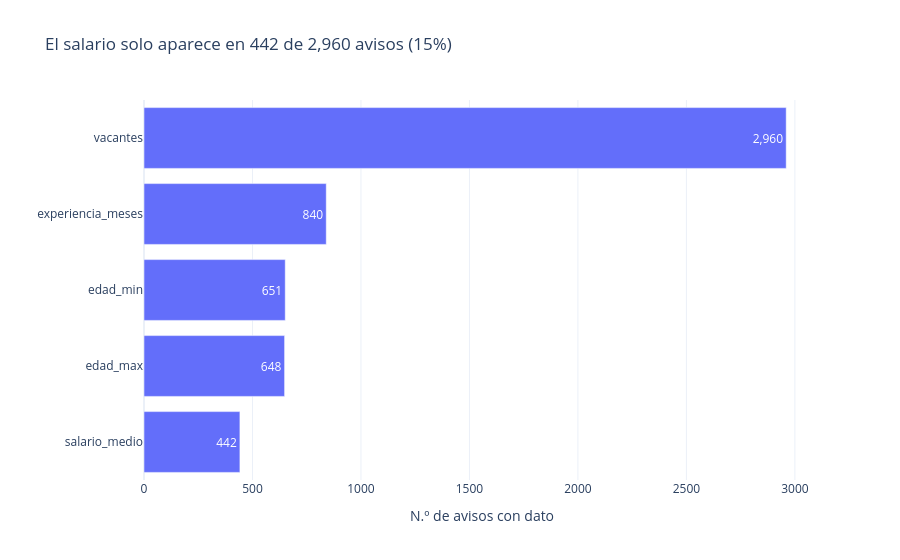

This figure's notebook cell:
### Markdown cell above
### 7.2 Estadísticos descriptivos de las variables numéricas
La **asimetría** indica hacia qué lado se estira la distribución: un valor mayor a 1 significa una cola larga de valores altos. En ese caso la mediana representa mejor el valor típico que la media.

### Code cell
numericas = ["vacantes", "salario_medio", "experiencia_meses", "edad_min", "edad_max"]

descriptivos = limpio[numericas].describe().T
descriptivos["asimetria"] = limpio[numericas].skew()
descriptivos = descriptivos.round(1).rename_axis("variable").rename(columns={
    "count": "avisos con dato", "mean": "media", "std": "desv. estándar", "min": "mínimo",
    "25%": "Q1", "50%": "mediana", "75%": "Q3", "max": "máximo"})   # count = avisos con la variable, no la suma
display(descriptivos)

# Avisos con dato en cada variable numérica: cuántos datos respaldan cada estadístico
con_dato = descriptivos["avisos con dato"].sort_values()
fig = px.bar(x=con_dato.values, y=con_dato.index, orientation="h", text=con_dato.values,
             title=f"El salario solo aparece en {con_dato['salario_medio']:,.0f} de {len(limpio):,} avisos "
                   f"({con_dato['salario_medio'] / len(limpio):.0%})",
             labels={"x": "N.º de avisos con dato", "y": ""})
fig.update_traces(texttemplate="%{text:,.0f}")
fig.show()

salario = limpio["salario_medio"]
interpretar(f"El salario de los {salario.count()} avisos que lo publican tiene mediana de B/. {salario.median():,.0f} y media de "
            f"B/. {salario.mean():,.0f}: la media es mayor porque unos pocos salarios altos estiran la distribución "
            f"(asimetría {salario.skew():.1f}), así que se usa la **mediana**. En vacantes, la columna «avisos con dato» cuenta avisos, no plazas: los {len(limpio):,} avisos suman {limpio['vacantes'].sum():,.0f} vacantes "
            f"({limpio['vacantes'].mean():.1f} por aviso). El "
            f"{(limpio['vacantes'] == 1).mean():.0%} de los avisos ofrece una sola plaza, pero hay avisos de hasta "
            f"{limpio['vacantes'].max():.0f}.", "7.2", fig, tablas=[descriptivos])

### Figure 1 — Plotly figure (JSON) as saved in the notebook; plotly's stock layout.template omitted (floating-point values rounded to 4 significant figures)
{"data": [{"hovertemplate": "N.º de avisos con dato=%{x}<br>=%{y}<br>text=%{text}<extra></extra>", "legendgroup": "", "marker": {"color": "#636efa", "pattern": {"shape": ""}}, "name": "", "orientation": "h", "showlegend": false, "text": [442.0, 648.0, 651.0, 840.0, 2960.0], "textposition": "auto", "texttemplate": "%{text:,.0f}", "type": "bar", "x": [442.0, 648.0, 651.0, 840.0, 2960.0], "xaxis": "x", "y": ["salario_medio", "edad_max", "edad_min", "experiencia_meses", "vacantes"], "yaxis": "y"}], "layout": {"barmode": "relative", "legend": {"tracegroupgap": 0}, "title": {"text": "El salario solo aparece en 442 de 2,960 avisos (15%)"}, "xaxis": {"anchor": "y", "domain": [0, 1], "title": {"text": "N.º de avisos con dato"}}, "yaxis": {"anchor": "x", "domain": [0, 1], "title": {"text": ""}}}}
